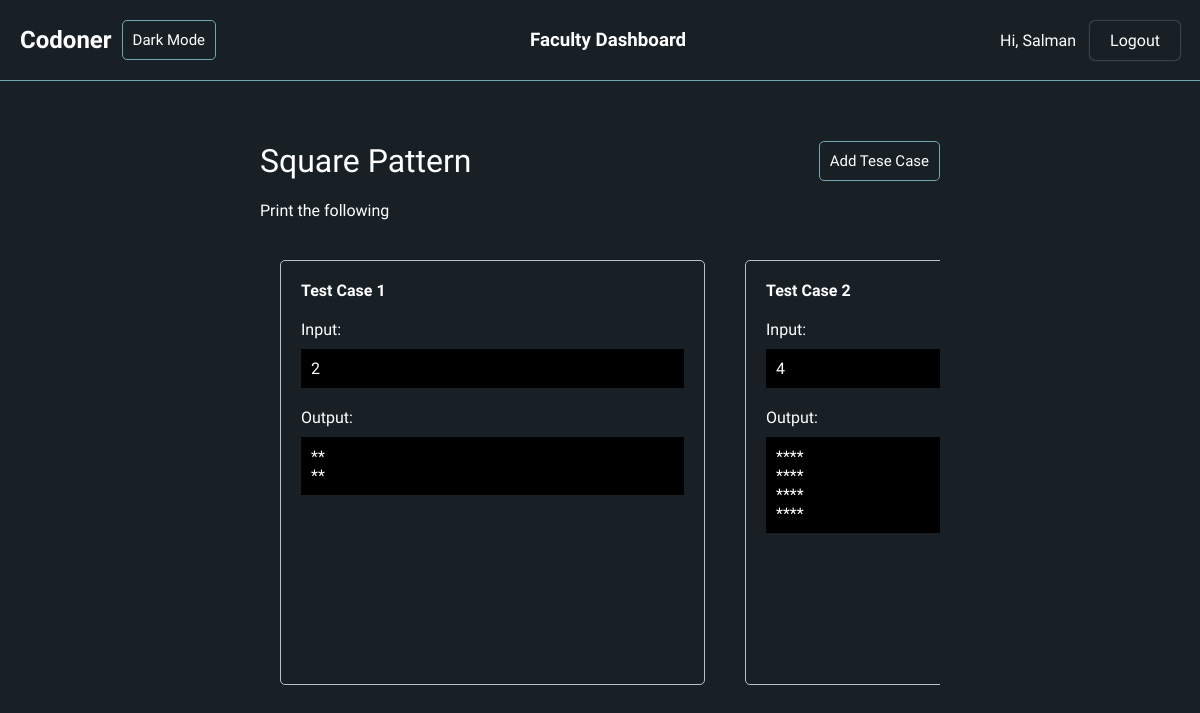
Page /user/question/1/ (signed in) on the earlier database version.
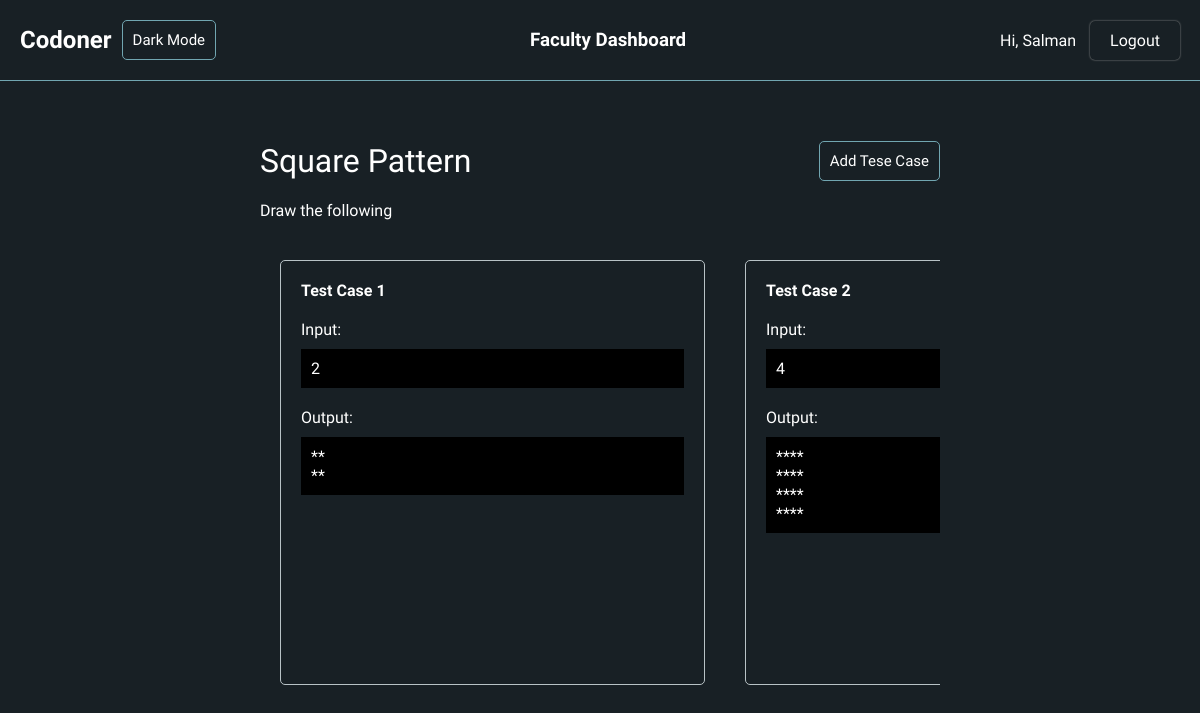
Same page on the later database version.
### main/models.py (models this page shows, shortened)
class Question(models.Model):
    title = models.CharField(max_length=256)
    description = models.TextField()
    competition = models.ForeignKey(
        Competition, on_delete=models.CASCADE, null=True)

### account/views.py (the view, shortened to what this page needs)
# urls.py: path('question/<id>/', question_view),
@login_required(login_url='/user/login')
def question_view(request, id):
    if request.user.is_staff:
        question = Question.objects.filter(id=id).first()
        if question.competition.creator != request.user:
            return redirect('/user/')
        testcases = TestCase.objects.filter(question=question)
        context = {
            'question': question,
            'testcases': testcases
        }
        return render(request, 'question.html', context=context)
    else:
        return redirect('/code')

### account/templates/question.html (shortened to what this page needs)
{% extends "base.html" %}
{% load static %}
{% block stylesheet %}
<link rel="stylesheet" href="{% static 'css/question.css' %}">
{% endblock %}
{% block content %}
    <div class="question">
        <div class="question-title">
            {{question.title}}
            <button onclick="showAddForm()">Add Tese Case</button>
        </div>
        <div class="question-description">
            {{question.description}}
        </div>
        <div class="testcases">
            {% for testcase in testcases %}
                <div class="testcase">
                    <div class="test-head"><b>Test Case {{forloop.counter}}</b></div>
                    <div class="input">
                        Input:
                        <pre>{{testcase.input}}</pre>
                    </div>
                    <div class="output">
                        Output:
                        <pre>{{testcase.output}}</pre>
                    </div>
                </div>
            {% empty %}
                <div class="testcase">
                    No Test cases found, create some.
                </div>
            {% endfor %}
        </div>
    </div>
{% endblock %}

Differences in the rows shown:
changed Question "Square Pattern": description "Print the following" → "Draw the following"
